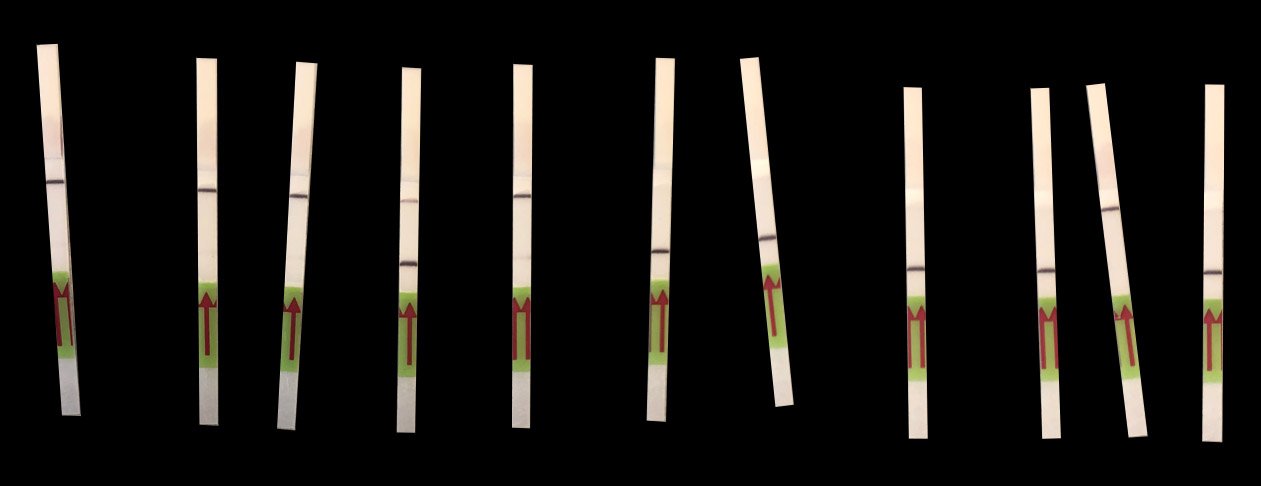
#> input picture notebooks/images/N2-LOD-Composite-black_background.jpg, 1261 x 486 px
$ jupyter execute 'Strip Detection and Comparison v6.5.ipynb'
#> lines starting #> are read from the running program, lines starting #| are printed output that depends on the picture; after the words box and inside, x2 and y2 are one past the last pixel; in counts of white or black regions, pixels touching at a corner belong together; long printed decimals are rounded
[cell 1]
from __future__ import division

import statistics
import cv2
import imutils
import math
import numpy as np
from matplotlib import pyplot as plt

plt.rcParams['figure.figsize'] = [10, 10]

## Strip Detection & Comparison

This script takes a raw picture of the strips, detects the sensible regions of the strips, and compares all the strips with the right-most which is asummed to be the water control.

LOD tests

[cell 2]
image_files = ['n2-controls_concentration_fixed.jpg', 'N2-LOD-Composite-black_background.jpg',
               'N2_LOD_for_app_1_June202019_concentration_fixed.JPG',
               'n2-low_concentration_concentration_fixed.jpg', 'NG_LOD.jpg',
               'N-II_lod_june20_concentration_fixed.jpg']
filename = 'images/' + image_files[1]
image = cv2.imread(filename)
#> image is the input picture: shape (486, 1261, 3); mean B, G, R 20.9, 24, 26.2
image = cv2.GaussianBlur(image, (5,5), 0)
plt.imshow(cv2.cvtColor(image, cv2.COLOR_BGR2RGB))

[cell 3]
# Parameters

# TODO: All of these should normalized as a function of the image resolution and expected size
#  of the strips

w = image.shape[0]
h = image.shape[1]

# The maximum and minimum allowed ratios of the sides of the green box
maxGreenBoxRatio = 140.0/528
minGreenBoxRatio = 102.0/578

# The maximum allowed ratio of the sides of the final deteted strip
maxStripBoxRatio = 70/480

# The maximum and minimum allowed ratios of the sides of the box defined by the red arrows
maxRedBoxRatio = 42.0/91
minRedBoxRatio = 14.0/104

# The maximum and minimum allowed ratios of the areas of green boxes and red arrow-bounding boxes
maxRedGreenBoxRatio = 3500.0/4000
minRedGreenBoxRatio = 2000.0/4500
minRedGreenIntersection = 1000.0/4500

# White box strip ratio
whiteBoxStripRatio = 160/1700.0

# The Y value above which the top of the strip should be
maxTopY = int(w * 0.2)

# Minimum intensity for binary thresholding of the top portion of the strips
minStripThreshold = 190

# Sensitive area of the strip
stripWidth = 200
stripHeight = 2000
stripHoldY = 900
maxPeakAlign = 50

# Percentage of the margins to be removed
marginFraction = 0.2

# Times the standard deviation of the mean intensity to detect a peak in first pass
peakSTDScale = 4

# If true, the threshold for detection is not calculated per sample, we just the detectionTreshold value
useLowConcentrationTreshold = True

# Times the standard deviation of the mean intensity to detect a peak in the final normalized data
peakSTDScaleNorm = 20

# Detection threshold derived from the low concentration samples
detectionTreshold = 25

# The LOD threshold obtained from direct application of Armbuster and Pry
LODThreshold = 182

# Default peak position to use when the control does not have a positive band
defPeakPosition = 360

# Maximum position for the peak of the control's positive band
maxControlPeakPos = 390

# Red is at the beginning/end of the hue range, so it covers the [0-15] and the [170, 180]
# (hue in OpenCV varies  between 0 and 180 degrees)
lower_red1 = np.array([0, 50, 50])
upper_red1 = np.array([13, 255, 255])
lower_red2 = np.array([170, 50, 50])
upper_red2 = np.array([180, 255, 255])

# Green is between 20 and 90 (these ranges can be adjusted)
lower_green = np.array([20, 50, 50])
upper_green = np.array([83, 255, 255])

# We can also use a large color range to encapsulate both red and green:
lower_redgreen1 = np.array([0, 50, 50])
upper_redgreen1 = np.array([83, 255, 255])
lower_redgreen2 = np.array([170, 50, 50])
upper_redgreen2 = np.array([180, 255, 255])

[cell 4]
# Some utilities

def makeOrderedBox(rect):
    """
    Return a 4-element tuple representing the corners of a box:
        idx 0 = top left corner
        idx 1 = top right corner
        idx 2 = bottom right corner
        idx 3 = botton left corner
    """
    box0 = cv2.boxPoints(rect)
    box0 = np.int0(box0)

    xval = [pt[0] for pt in box0]
    yval = [pt[1] for pt in box0]

    x0 = np.mean(xval)
    y0 = np.mean(yval)

    angles = []
    for i in range(0, len(box0)):
        xi = box0[i][0]
        yi = box0[i][1]
        x = xi - x0
        y = yi - y0
        a = np.arctan2(y, x)
        val = [a, i]
        angles += [val]

    angles.sort(key=lambda val: val[0], reverse=False)
    box = np.array([box0[val[1]] for val in angles])

    return box

def boxMinX(box):
    return min([pt[0] for pt in box])

def boxMaxX(box):
    return max([pt[0] for pt in box])

def boxMinY(box):
    return min([pt[1] for pt in box])

def boxMaxY(box):
    return max([pt[1] for pt in box])

def boxArea(box):
    x0 = np.mean([pt[0] for pt in box])
    y0 = np.mean([pt[1] for pt in box])
    p0 = np.array([x0, y0])

    area = 0
    n = len(box)
    for i in range(0, n):
        p1 = box[i]
        if i < n - 1:
            p2 = box[i + 1]
        else:
            p2 = box[0]

        # Heron's Formula
        a = np.linalg.norm(p1-p0)
        b = np.linalg.norm(p2-p0)
        c = np.linalg.norm(p1-p2)
        s = (a + b + c) / 2
        triarea = np.sqrt(s * (s - a) * (s - b) * (s - c))

        area += triarea

    return area

def rectArea(rect):
    return rect[1][0]*rect[1][1]

def pointDistance(p1, p2):
    """
    Given two poiints, each represented by a tuple (x1, y1), calculate the eucalidian distance
    between them.
    """
    return ((p1[0] - p2[0])**2 + (p1[1] - p2[1])**2)**0.5

# [29 lines left out: functions boxesIntersection, applyClahetoRGB, not called in this run]

[cell 5]
# Processing Step 1: detecting the colored area in the strips
image = cv2.imread(filename)
image = cv2.GaussianBlur(image, (5,5), 0)
# [8 lines of commented-out code are left out]
hsv = cv2.cvtColor(image, cv2.COLOR_BGR2HSV)
#> hsv: shape (486, 1261, 3); mean H, S, V 6.1, 15, 26.4

# These strips have red arrows on a green background, so we define two masks, one for red and the other for green

red_mask1 = cv2.inRange(hsv, lower_red1, upper_red1)
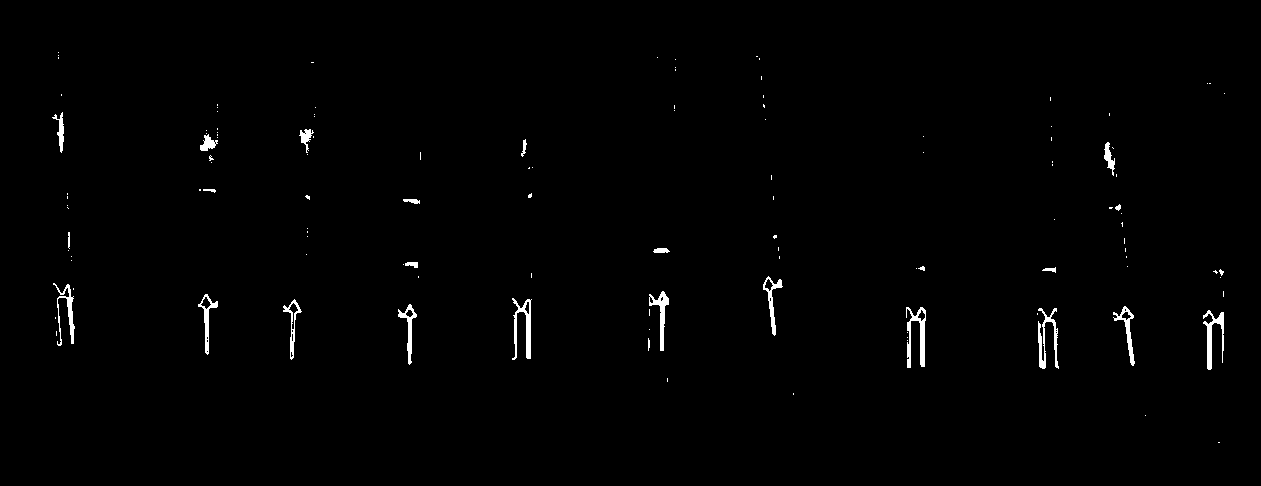
#> red_mask1: shape (486, 1261); 0.91% white; 122 white regions (97 under 20 px), largest, box (x1, y1, x2, y2) and area: (906, 307, 926, 368) 522, (512, 298, 532, 360) 482, (1038, 308, 1059, 369) 473
red_mask2 = cv2.inRange(hsv, lower_red2, upper_red2)
#> red_mask2: shape (486, 1261); 0.18% white; 35 white regions (20 under 20 px), largest, box (x1, y1, x2, y2) and area: (53, 285, 69, 344) 220, (512, 300, 518, 358) 154, (1038, 311, 1045, 361) 137

kernel = np.ones((2,2),np.uint8)
red_mask = red_mask1 + red_mask2
#> red_mask: shape (486, 1261); 1.1% white; 115 white regions (90 under 20 px), largest, box (x1, y1, x2, y2) and area: (1037, 308, 1059, 369) 709, (512, 298, 532, 360) 667, (906, 307, 926, 368) 634
green_mask = cv2.inRange(hsv, lower_green, upper_green)
#> green_mask: shape (486, 1261); 2.1% white; 37 white regions (15 under 20 px), largest, box (x1, y1, x2, y2) and area: (198, 308, 219, 369) 953, (1114, 319, 1141, 380) 947, (763, 289, 789, 349) 936
redgreen_mask1 = cv2.inRange(hsv, lower_redgreen1, upper_redgreen1)
#> redgreen_mask1: shape (486, 1261); 4.6% white; 121 white regions (86 under 20 px), largest, box (x1, y1, x2, y2) and area: (648, 181, 673, 386) 2131, (1202, 188, 1225, 385) 2012, (197, 274, 219, 369) 1752
redgreen_mask2 = cv2.inRange(hsv, lower_redgreen2, upper_redgreen2)
mask = redgreen_mask1 + redgreen_mask2
#> mask: shape (486, 1261); 4.8% white; 114 white regions (79 under 20 px), largest, box (x1, y1, x2, y2) and area: (648, 181, 673, 386) 2150, (1202, 188, 1225, 385) 2068, (51, 193, 77, 359) 1902

plt.imshow(cv2.cvtColor(mask, cv2.COLOR_GRAY2RGB))

[cell 6]
# Processing Step 2a: determining the bounding boxes for the red arrows.
# Because the red hue seems to be well-conserved between images,
# we have a high confidence of putting a box around all the red arrows.

cnts = cv2.findContours(red_mask, cv2.RETR_EXTERNAL, cv2.CHAIN_APPROX_SIMPLE)
#> cnts = 115 contours, 95 with area under 20; largest, box (x1, y1, x2, y2) and area: (1037, 308, 1059, 369) 584, (512, 298, 532, 360) 541, (906, 307, 926, 368) 509, (53, 283, 75, 346) 477, (1203, 310, 1224, 370) 394
cnts = imutils.grab_contours(cnts)

# Create a copy of the original image to draw the bounding boxes on
tmp = image.copy()

red_boxes = []
red_rectangles = []
for c in cnts:
    M = cv2.moments(c)
    if M["m00"] == 0: continue

    rect = cv2.minAreaRect(c)
    box = makeOrderedBox(rect)

    # rect is a tuple with the following details:
    #    ( top-left corner(x,y),  (width,height),  angle of rotation )
    # As such, we can easily get the ratio of the sides of the detected boxes; note
    # that because for our purpose the sides are categorized into width and height
    # arbitrarily, we take the ratio of the sides as the lesser ratio:
    redBoxRatio = min(rect[1][0]/rect[1][1], rect[1][1]/rect[1][0])
    if redBoxRatio < minRedBoxRatio or maxRedBoxRatio < redBoxRatio: continue
    red_boxes += [box[0:]]
    red_rectangles += [rect]

    tmp = cv2.drawContours(tmp, [box], 0, (0,0,255), 10)
    tmp = cv2.circle(tmp, (box[0][0], box[0][1]), 3, (255,0,0), -1)
#> this loop made 115 passes
#> c on passes 1, 2, 3, 4, 6, 8, 16, 18: [[1218, 442], [1219, 442]], [[1145, 415]], [[793, 393], [793, 394]], [[667, 378], [667, 381]], [[649, 329]], [[649, 309], [649, 315]], [[1223, 291], [1223, 296]], [[73, 288], [73, 289]]
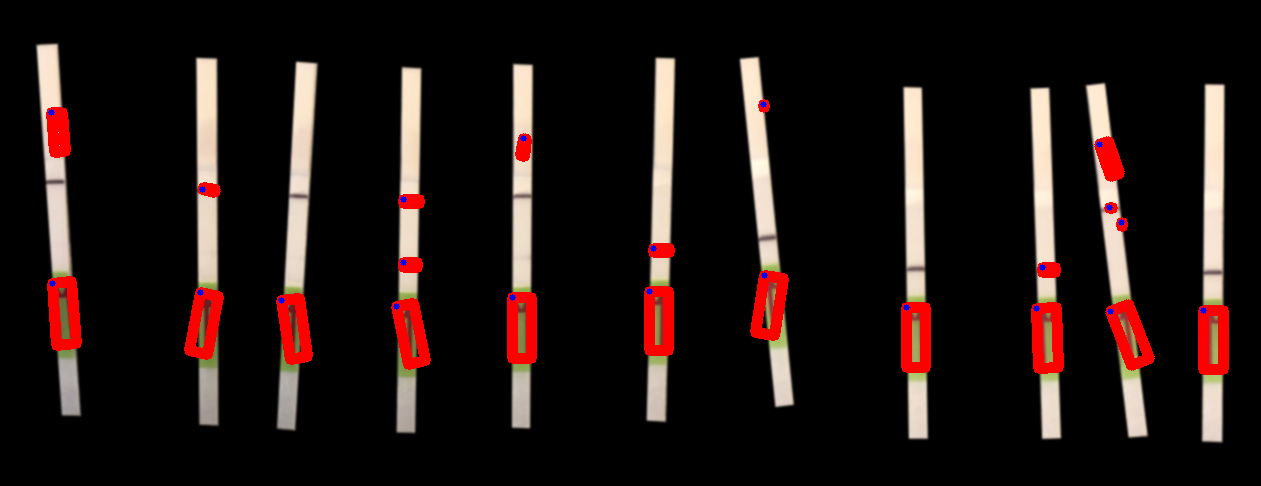
#> tmp: shape (486, 1261, 3); mean B, G, R 18.9, 21, 31.9
#> after the loop, red_boxes = 22 items; red_rectangles = 22 items

plt.imshow(cv2.cvtColor(tmp, cv2.COLOR_BGR2RGB))

[cell 7]
# Processing Step 2b: finding green box candidates
# Stage 1:
#     Given a masked version of the image which includes red to green hues,
#     find all green contours
# Stage 2:
#     Declare a green contour to be a green_rect_candidate to be further
#     analyzed if the ratio of the sides of the contour are similar to that
#     observed in the Sherlock strips.

cnts = cv2.findContours(mask, cv2.RETR_EXTERNAL, cv2.CHAIN_APPROX_SIMPLE)
#> cnts = 114 contours, 85 with area under 20; largest, box (x1, y1, x2, y2) and area: (648, 181, 673, 386) 1920, (1202, 188, 1225, 385) 1856, (51, 193, 77, 359) 1720, (197, 274, 219, 369) 1707, (1111, 292, 1141, 380) 1658
cnts = imutils.grab_contours(cnts)

# Create a copy of the original image to draw the bounding boxes on
tmp = image.copy()

green_box_candidates = []
green_rect_candidates = []
for c in cnts:
    M = cv2.moments(c)
    if M["m00"] == 0: continue

    rect = cv2.minAreaRect(c)
    box = makeOrderedBox(rect)

    # rect is a tuple with the following details:
    #    ( (x,y) of middle of top side of rect,  (width,height),  angle of rotation )
    # As such, we can easily get the ratio of the sides of the detected boxes; note
    # that because for our purpose the sides are categorized into width and height
    # arbitrarily, we take the ratio of the sides as the lesser ratio:
    greenBoxRatio = min(rect[1][0]/rect[1][1], rect[1][1]/rect[1][0])
    if greenBoxRatio < minGreenBoxRatio or maxGreenBoxRatio < greenBoxRatio: continue

    area = boxArea(box)
    green_box_candidates += [box[0:]]
    green_rect_candidates += [rect]

    tmp = cv2.drawContours(tmp, [box], 0, (0,0,255), 10)
    tmp = cv2.circle(tmp, (box[0][0], box[0][1]), 20, (255,0,0), -1)
#> this loop made 114 passes
#> c on passes 1, 2, 3, 4, 5, 7, 8, 9: [[1218, 442], [1219, 442]], [[1135, 437], [1138, 437]], [[1147, 435], [1146, 436]], [[928, 427], [928, 428]], [[1145, 414], [1145, 416]], [[793, 393], [793, 397]], [[1223, 389], [1223, 390]], [[666, 387], [666, 392]]
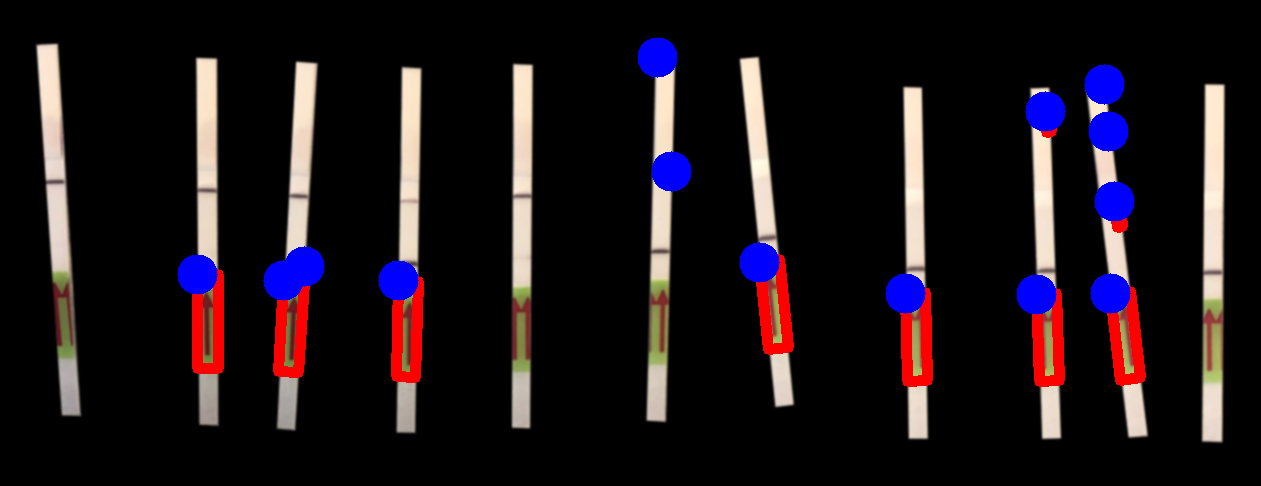
#> tmp: shape (486, 1261, 3); mean B, G, R 24.7, 19.8, 27.4
#> after the loop, green_box_candidates = 14 items; green_rect_candidates = 14 items

plt.imshow(cv2.cvtColor(tmp, cv2.COLOR_BGR2RGB))

[cell 8]
# Processing Step 2c: filter the green_box_candidates based on size (imputed from
# the red box areas) and shape (ratio of lengths of the sides).
# Stage 1:
#     Mark all candidate green boxes which are within a particular size range
#     of a red box. Because we can put bounding boxes around red arrows with a
#     high confidence, and there is little-to-no red hue in the source image
#     excluding the red arrows, we can impute that the largest of these marked
#     are the green boxes around the arrows (the contrary would suggest a large
#     green spot in the source image, or some severe hue errors)
# Stage 2:
#     Sort the marked boxes by size; chose the second largest marked box as a
#     representative green box
# Stage 3:
#     Filter out marked green boxes which are not a similar size as the
#     representative green box.
#
#

green_boxes = {}
green_rects = {}
for i, red_box in enumerate(red_boxes):
    red_box_area = boxArea(red_box)*1.0
    for j, green_box in enumerate(green_box_candidates):
        green_box_area = boxArea(green_box)*1.0
        redGreenBoxRatio = red_box_area/green_box_area
        if minRedGreenBoxRatio < redGreenBoxRatio < maxRedGreenBoxRatio:
            # now check for intersections:
            green_boxes[j] = True
            green_rects[j] = True
#> this loop made 22 passes
#> red_box on passes 2 to 9: [[1036, 308], [1056, 307], [1058, 367], [1038, 368]], [[906, 307], [925, 307], [925, 367], [906, 367]], [[1110, 311], [1128, 304], [1149, 358], [1131, 365]], [[396, 306], [413, 303], [425, 360], [408, 364]], [[281, 300], [299, 298], [307, 356], [290, 359]], [[512, 297], [531, 297], [531, 358], [512, 358]], [[200, 292], [218, 296], [207, 354], [189, 350]], [[649, 291], [668, 291], [668, 350], [649, 350]]

green_boxes = [green_box_candidates[j] for j in green_boxes]
green_rects = [green_rect_candidates[j] for j in green_rects]
green_boxes.sort(key = lambda box : boxArea(box), reverse=True)
green_rects.sort(key = lambda rect : rectArea(rect), reverse=True)

if len(green_rects) < 2:
    raise Exception('Not enough strips')
if rectArea(green_rects[0]) < 1.25* rectArea(green_rects[1]):
    greenBoxArea = rectArea(green_rects[1])
    green_rect_len = max(green_rects[1][1][0], green_rects[1][1][1])
elif len(green_boxes) < 3 \
        and rectArea(green_rects[1]) < 1.25* rectArea(green_rects[2]):
    greenBoxArea = rectArea(green_rects[2])
    green_rect_len = max(green_rects[2][1][0], green_rects[2][1][1])
else:
    raise Exception('Too much noise in image')

print(greenBoxArea)
#| 1906.444
center_boxes = [box for box in green_boxes
                 if 0.8*greenBoxArea < boxArea(box) < 1.25*greenBoxArea]
greenBoxArea = statistics.median([boxArea(box) for box in center_boxes])

tmp = image.copy()
for box in center_boxes:
    tmp = cv2.drawContours(tmp, [box], 0, (0,0,255), 10)
    tmp = cv2.circle(tmp, (box[0][0], box[0][1]), 20, (255,0,0), -1)
#> this loop made 7 passes
#> box on passes 1 to 7: [[197, 274], [218, 274], [218, 368], [197, 368]], [[398, 280], [418, 281], [415, 377], [396, 376]], [[283, 280], [304, 282], [298, 372], [278, 371]], [[759, 262], [779, 259], [788, 347], [768, 349]], [[905, 293], [925, 292], [927, 380], [907, 381]], [[1110, 293], [1130, 291], [1140, 377], [1120, 380]], [[1036, 294], [1056, 293], [1059, 380], [1039, 381]]
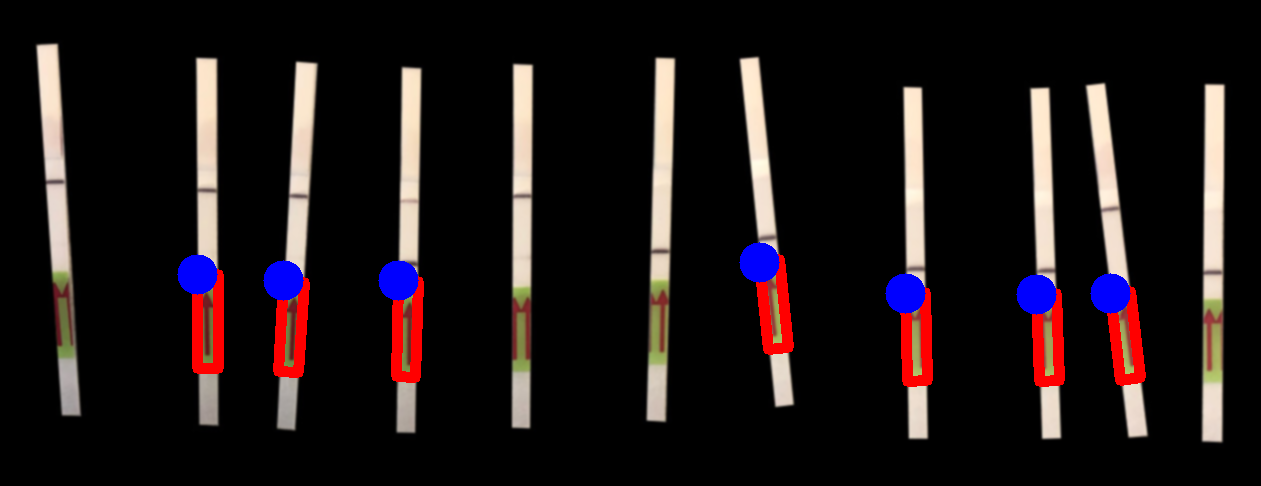
#> tmp: shape (486, 1261, 3); mean B, G, R 22.5, 21.2, 28.9

plt.imshow(cv2.cvtColor(tmp, cv2.COLOR_BGR2RGB))

[cell 9]
# Processing Step 3: binary thresholding of the entire image to extract the top part of the strips
ret, thresh = cv2.threshold(image, minStripThreshold, 255, cv2.THRESH_BINARY)

plt.imshow(cv2.cvtColor(thresh, cv2.COLOR_BGR2RGB))

[cell 10]
# Processing Step 4: detect boundary boxes for the top of the strips

grayscale = cv2.cvtColor(thresh, cv2.COLOR_BGR2GRAY)
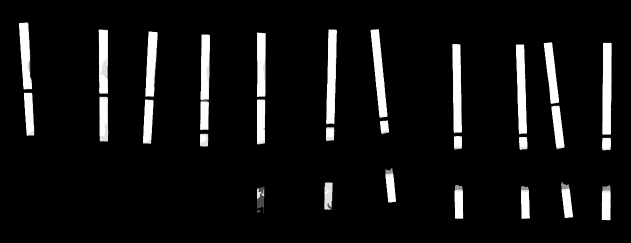
#> grayscale: shape (486, 1261) (shown at 1/2 size); min 0, max 255, mean 18.6
cnts = cv2.findContours(grayscale, cv2.RETR_EXTERNAL, cv2.CHAIN_APPROX_SIMPLE)
cnts = imutils.grab_contours(cnts)

# Create a copy of the original image to draw the bounding boxes on
tmp = image.copy()

# Minimum area of the top strip boxes
minTopBoxArea = 1.8 * greenBoxArea
# Maximum of the top strip boxes
maxTopBoxArea = 5 * greenBoxArea

top_box_candidates = []
top_rects_candidates = []
for c in cnts:
    M = cv2.moments(c)
    if M["m00"] == 0: continue

    rect = cv2.minAreaRect(c)
    box = makeOrderedBox(rect)

    area = boxArea(box)
    if area < minTopBoxArea/15 or maxTopBoxArea < area:
        continue

# [6 lines of commented-out code are left out]
    top_box_candidates += [box]
    top_rects_candidates += [rect]

    tmp = cv2.drawContours(tmp, [box], 0, (0,0,255), 10)
    tmp = cv2.circle(tmp, (box[0][0], box[0][1]), 20, (255,0,0), -1)
#> this loop made 31 passes
#> c on pass 2: [[405, 385]]
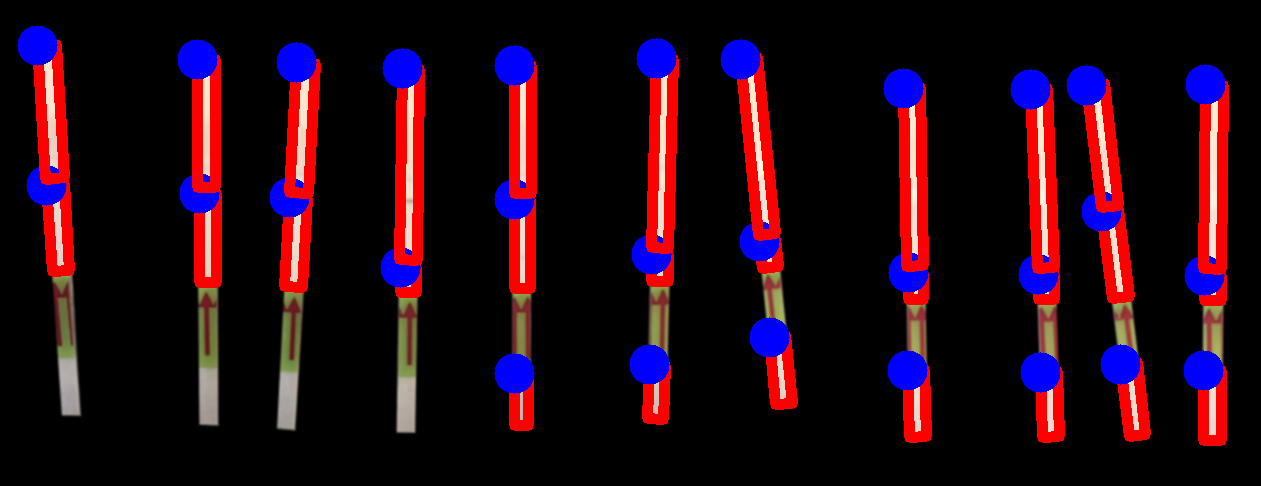
#> tmp: shape (486, 1261, 3); mean B, G, R 20.4, 8.2, 33

plt.imshow(cv2.cvtColor(tmp, cv2.COLOR_BGR2RGB))
#> (the rest of the program and of its run is left out)
